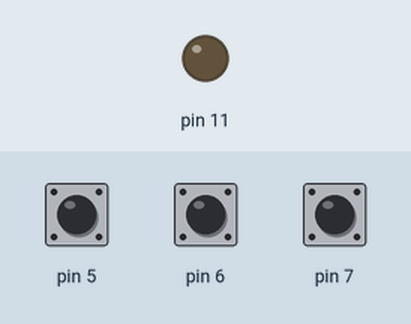
This sketch was run on a simulated Arduino Uno, built with avr-gcc and run on an emulated ATmega328P. Shown: output pins drawn as LEDs (lit = HIGH). The inputs (shaded band) are chosen by the test bench; at power-on: pin 5 HIGH, pin 6 HIGH, pin 7 HIGH.

Above: at 0.1 s.
At 10.1 s:
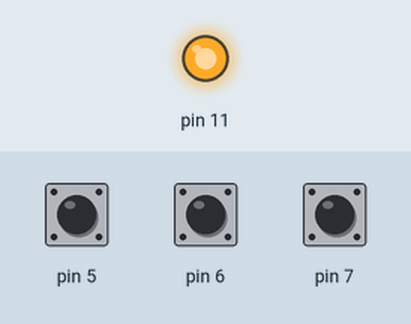
Timing chart, 0 to 11.6 s (numbered marks = the images above):
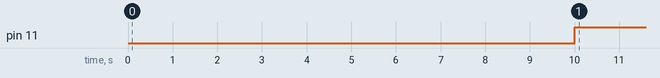

The sketch:

Auto_Mixer_SLAVE.ino
```cpp
int counter = 0;
bool first1 = true;
bool first2 = true;
bool first3 = true;

bool testCase = true;
bool runMain = true;
void setup() {
  // put your setup code here, to run once:
  for(int i = 5; i <=10; i++){
    pinMode(i, INPUT_PULLUP);
  }
  pinMode(11, OUTPUT);

}

void loop() {
  // put your main code here, to run repeatedly:
 if(runMain){
  if((digitalRead(5) == HIGH && first1) || testCase){
    counter++;
    first1 = false;
    digitalWrite(8, HIGH);

  }
  if((digitalRead(6) == HIGH && first2) || testCase){
    counter++;
    first2 = false;
    digitalWrite(9, HIGH);
  }
  if((digitalRead(7) == HIGH && first3) || testCase){
    counter++;
    first3 = false;
    digitalWrite(10, HIGH);
  }
  if(counter >= 3){
    for(int i = 8; i <=10; i++){
      digitalWrite(i, HIGH);
    }
    digitalWrite(11, LOW);
    delay(10000);
    digitalWrite(11,HIGH);
    runMain = false;
    }
  }

}
```

Measured:
- by itself, pin 11: LOW → HIGH at 10.0 s
